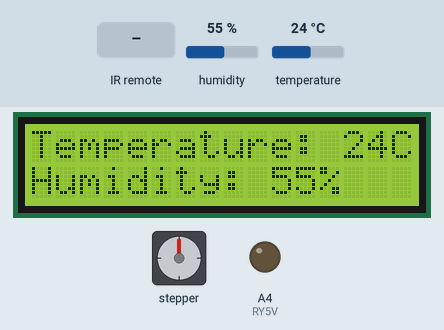
Bench run of a sketch on a simulated Arduino Mega 2560, built with avr-gcc and run on an emulated ATmega2560. On the bench: 16×2 character LCD, stepper motor, output pins drawn as LEDs (lit = HIGH). Inputs (shaded band) come from the test bench; at power-on: humidity 55 %, temperature 24 °C. Stepper angles assume 200 steps per turn; what the sketch prints to the serial monitor is not drawn.

Above: at 1.2 s.
1.3 s: infrared code 0x18E708F7 received
At 3.9 s:
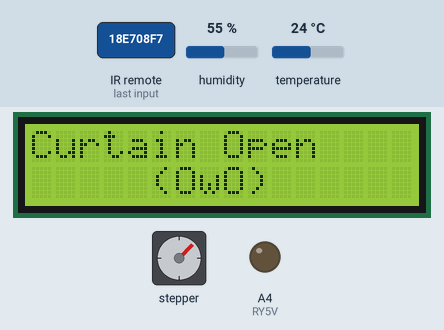
4.0 s: humidity set to 63 %
At 4.6 s:
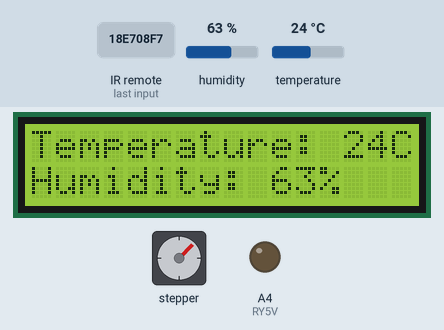
5.7 s: humidity set to 66 %
At 8.5 s:
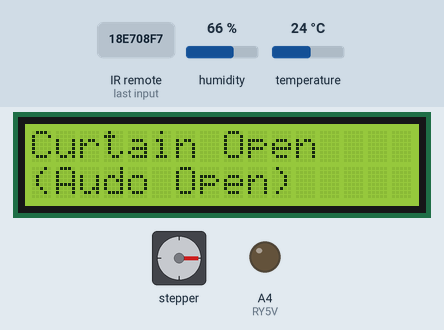
8.6 s: temperature set to 26 °C
At 9.5 s:
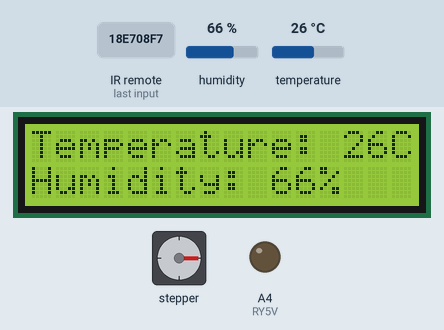
10.3 s: temperature set to 29 °C
At 11.6 s:
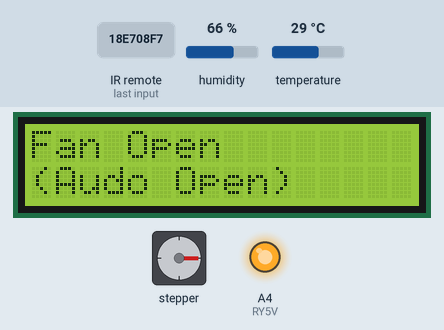
13.3 s: infrared code 0x18E78877 received
At 13.9 s:
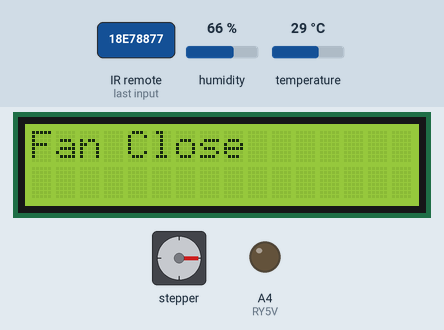
Timing chart, 0 to 16.3 s (numbered marks = the images above; inputs shaded):
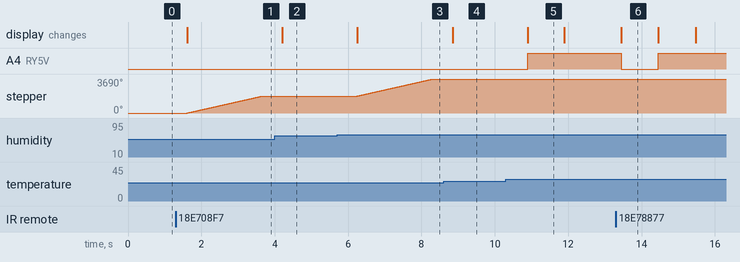

Measured:
- the behaviour switches between 64 and 65 % on humidity (found by bisection; images 2 and 3)
- the behaviour switches between 27 and 28 °C on temperature (found by bisection; images 4 and 5)
- after the input at 1.3 s, stepper: keeps turning clockwise at about 893°/s, starting after 0.31 s; the display: changes after 0.31 s (image 1)
- after the input at 4.0 s, the display: changes after 0.21 s (image 2)
- after the input at 5.7 s, stepper: keeps turning clockwise at about 897°/s, starting after 0.55 s; the display: changes after 0.55 s (image 3)
- after the input at 8.6 s, the display: changes after 0.25 s (image 4)
- after the input at 10.3 s, A4 (RY5V): LOW → HIGH after 0.59 s; the display: changes after 0.59 s (image 5)
- after the input at 13.3 s, A4 (RY5V): HIGH → LOW after 0.14 s, → HIGH 1.0 s later; the display: changes after 0.14 s (image 6)

The sketch:

Project1.ino
```cpp
#include <LiquidCrystal.h>
#include <Stepper.h>
#include <DHT.h>
#include <IRremote.h>

#define a 2
#define b 3
#define a_bar 4
#define b_bar 5

LiquidCrystal lcd(49, 48, 47, 43, 42, 41);
Stepper stepper(200, a, a_bar, b, b_bar);
DHT dht(20, DHT11);

int RECV_PIN = 11;
IRrecv irrecv(RECV_PIN);
decode_results results;

int RY5V = A4;

boolean relayopen = false;
boolean relaystate = false;
boolean relayneedopen = false;
boolean relayautoopen = false;

boolean stepperopen = false;
boolean steppermove = false;
boolean stepperneedopen = false;
boolean stepperautoopen = false;

void setup() {

    lcd.begin(16, 2);
    lcd.clear();

    stepper.setSpeed(150);

    dht.begin();

    pinMode(RY5V, OUTPUT);
    digitalWrite(RY5V, LOW);

    irrecv.enableIRIn();

    Serial.begin(9600);

}

void loop() {

    float h = dht.readHumidity();
    float t = dht.readTemperature();

    lcd.setCursor(0, 1);
    lcd.print("Humidity: ");
    lcd.print(int(h));
    lcd.print("%");

    lcd.setCursor(0, 0);
    lcd.print("Temperature: ");
    lcd.print(int(t));
    lcd.print("C");

    if(int(h) >= 65 ) {

        stepperneedopen = true;

    }
    else {

        stepperneedopen = false;

    }

    if(int(t) >= 28) {

        relayneedopen = true;

    }
    else {

        relayneedopen = false;

    }

    if(irrecv.decode(&results)) {

        Serial.println(results.value);

        switch(results.value) {

            case 417794295:
                stepperopen = !stepperopen;
                steppermove = true;
                break;

            case 417826935:
                relayopen = !relayopen;
                relaystate = true;
                break;

        }

        irrecv.resume();

    }


    if(stepperopen == true && steppermove) {

        lcd.clear();
        lcd.setCursor(0, 0);
        lcd.print("Curtain Open");
        lcd.setCursor(0, 1);
        lcd.print("     (OwO)");
        stepper.step(1025);
        steppermove = false;

    }
    else if(stepperopen == false && steppermove) {

        lcd.clear();
        lcd.setCursor(0, 0);
        lcd.print("Curtain Close");
        lcd.setCursor(0, 1);
        lcd.print("     (UwU)");
        stepper.step(-1025);
        steppermove = false;
        stepperautoopen = false;

    }
    else if(stepperneedopen == true && stepperautoopen == false) {

        lcd.clear();
        lcd.setCursor(0, 0);
        lcd.print("Curtain Open");
        lcd.setCursor(0, 1);
        lcd.print("(Audo Open)");
        stepper.step(1025);
        stepperopen = true;
        stepperautoopen = true;

    }

    if(relayopen == true && relaystate) {

        lcd.clear();
        lcd.setCursor(0, 0);
        lcd.print("Fan Open");

        digitalWrite(RY5V, HIGH);

        relaystate = false;

        delay(500);

    }
    else if(relayopen == false && relaystate){

        lcd.clear();
        lcd.setCursor(0, 0);
        lcd.print("Fan Close");

        digitalWrite(RY5V, LOW);

        relaystate = false;
        relayautoopen = false;

        delay(500);

    }
    else if(relayneedopen == true && relayautoopen == false) {

        lcd.clear();
        lcd.setCursor(0, 0);
        lcd.print("Fan Open");
        lcd.setCursor(0, 1);
        lcd.print("(Audo Open)");

        digitalWrite(RY5V, HIGH);

        relayopen = true;
        relayautoopen = true;

        delay(500);

    }

    delay(500);

}
```
